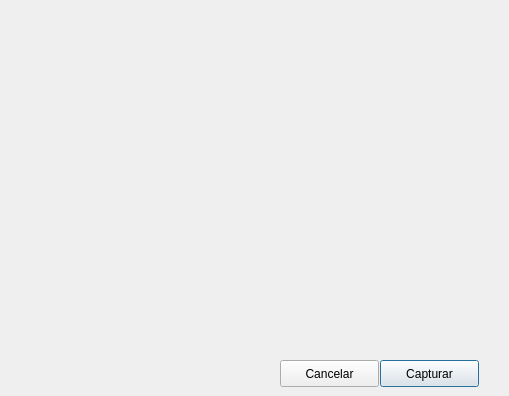
<?xml version="1.0" encoding="UTF-8"?>
<ui version="4.0">
 <class>VentanaCamera</class>
 <widget class="QDialog" name="VentanaCamera">
  <property name="geometry">
   <rect>
    <x>0</x>
    <y>0</y>
    <width>509</width>
    <height>396</height>
   </rect>
  </property>
  <property name="minimumSize">
   <size>
    <width>509</width>
    <height>396</height>
   </size>
  </property>
  <property name="maximumSize">
   <size>
    <width>509</width>
    <height>396</height>
   </size>
  </property>
  <property name="windowTitle">
   <string>Dialog</string>
  </property>
  <widget class="QWidget" name="verticalWidgetCamera" native="true">
   <property name="geometry">
    <rect>
     <x>9</x>
     <y>9</y>
     <width>491</width>
     <height>341</height>
    </rect>
   </property>
   <property name="sizePolicy">
    <sizepolicy hsizetype="Maximum" vsizetype="Maximum">
     <horstretch>0</horstretch>
     <verstretch>0</verstretch>
    </sizepolicy>
   </property>
   <layout class="QVBoxLayout" name="verticalLayoutCamera"/>
  </widget>
  <widget class="QPushButton" name="pushButtonCapturar">
   <property name="geometry">
    <rect>
     <x>380</x>
     <y>360</y>
     <width>99</width>
     <height>27</height>
    </rect>
   </property>
   <property name="focusPolicy">
    <enum>Qt::ClickFocus</enum>
   </property>
   <property name="text">
    <string>Capturar</string>
   </property>
   <property name="autoDefault">
    <bool>true</bool>
   </property>
   <property name="default">
    <bool>true</bool>
   </property>
  </widget>
  <widget class="QPushButton" name="pushButtonCancelar">
   <property name="geometry">
    <rect>
     <x>280</x>
     <y>360</y>
     <width>99</width>
     <height>27</height>
    </rect>
   </property>
   <property name="focusPolicy">
    <enum>Qt::ClickFocus</enum>
   </property>
   <property name="text">
    <string>Cancelar</string>
   </property>
   <property name="autoDefault">
    <bool>false</bool>
   </property>
  </widget>
 </widget>
 <resources/>
 <connections/>
</ui>
